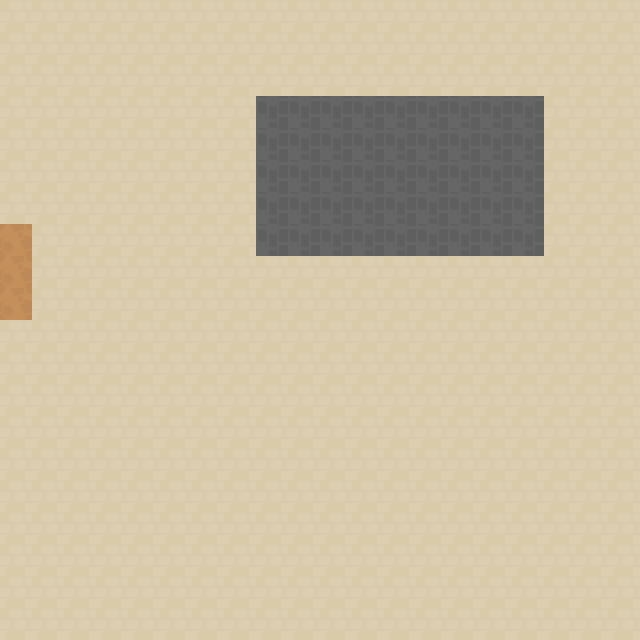

A 2D game scene composited from a Tiled map and its tileset images. What follows is a short description and the map's XML, with every tile layer's data as written:
An orthogonal 20x20 tile map with 32x32 px tiles, 1 tile layer (Tile Layer 1) and 1 object.

<map version="1.0" tiledversion="1.0.2" orientation="orthogonal" renderorder="right-down" width="20" height="20" tilewidth="32" tileheight="32" nextobjectid="2">
 <properties>
  <property name="unity:resource" value="True" />
 </properties>
 <tileset firstgid="1" source="../tilesheets/kenneyrpg.tsx" />
 <layer name="Tile Layer 1" width="20" height="20">
  <data encoding="csv">
250,250,250,250,250,250,250,250,250,250,250,250,250,250,250,250,250,250,250,250,
250,250,250,250,250,250,250,250,250,250,250,250,250,250,250,250,250,250,250,250,
250,250,250,250,250,250,250,250,250,250,250,250,250,250,250,250,250,250,250,250,
250,250,250,250,250,250,250,250,588,588,588,588,588,588,588,588,588,250,250,250,
250,250,250,250,250,250,250,250,588,588,588,588,588,588,588,588,588,250,250,250,
250,250,250,250,250,250,250,250,588,588,588,588,588,588,588,588,588,250,250,250,
250,250,250,250,250,250,250,250,588,588,588,588,588,588,588,588,588,250,250,250,
52,250,250,250,250,250,250,250,588,588,588,588,588,588,588,588,588,250,250,250,
52,250,250,250,250,250,250,250,250,250,250,250,250,250,250,250,250,250,250,250,
52,250,250,250,250,250,250,250,250,250,250,250,250,250,250,250,250,250,250,250,
250,250,250,250,250,250,250,250,250,250,250,250,250,250,250,250,250,250,250,250,
250,250,250,250,250,250,250,250,250,250,250,250,250,250,250,250,250,250,250,250,
250,250,250,250,250,250,250,250,250,250,250,250,250,250,250,250,250,250,250,250,
250,250,250,250,250,250,250,250,250,250,250,250,250,250,250,250,250,250,250,250,
250,250,250,250,250,250,250,250,250,250,250,250,250,250,250,250,250,250,250,250,
250,250,250,250,250,250,250,250,250,250,250,250,250,250,250,250,250,250,250,250,
250,250,250,250,250,250,250,250,250,250,250,250,250,250,250,250,250,250,250,250,
250,250,250,250,250,250,250,250,250,250,250,250,250,250,250,250,250,250,250,250,
250,250,250,250,250,250,250,250,250,250,250,250,250,250,250,250,250,250,250,250,
250,250,250,250,250,250,250,250,250,250,250,250,250,250,250,250,250,250,250,250
</data>
 </layer>
 <objectgroup name="RoomTransitions">
  <properties>
   <property name="unity:layer" value="RoomTransitions" />
  </properties>
  <object id="1" x="0" y="224" width="32" height="96">
   <properties>
    <property name="Transition" value="roomtest2" />
    <property name="unity:isTrigger" value="true" />
   </properties>
  </object>
 </objectgroup>
</map>
